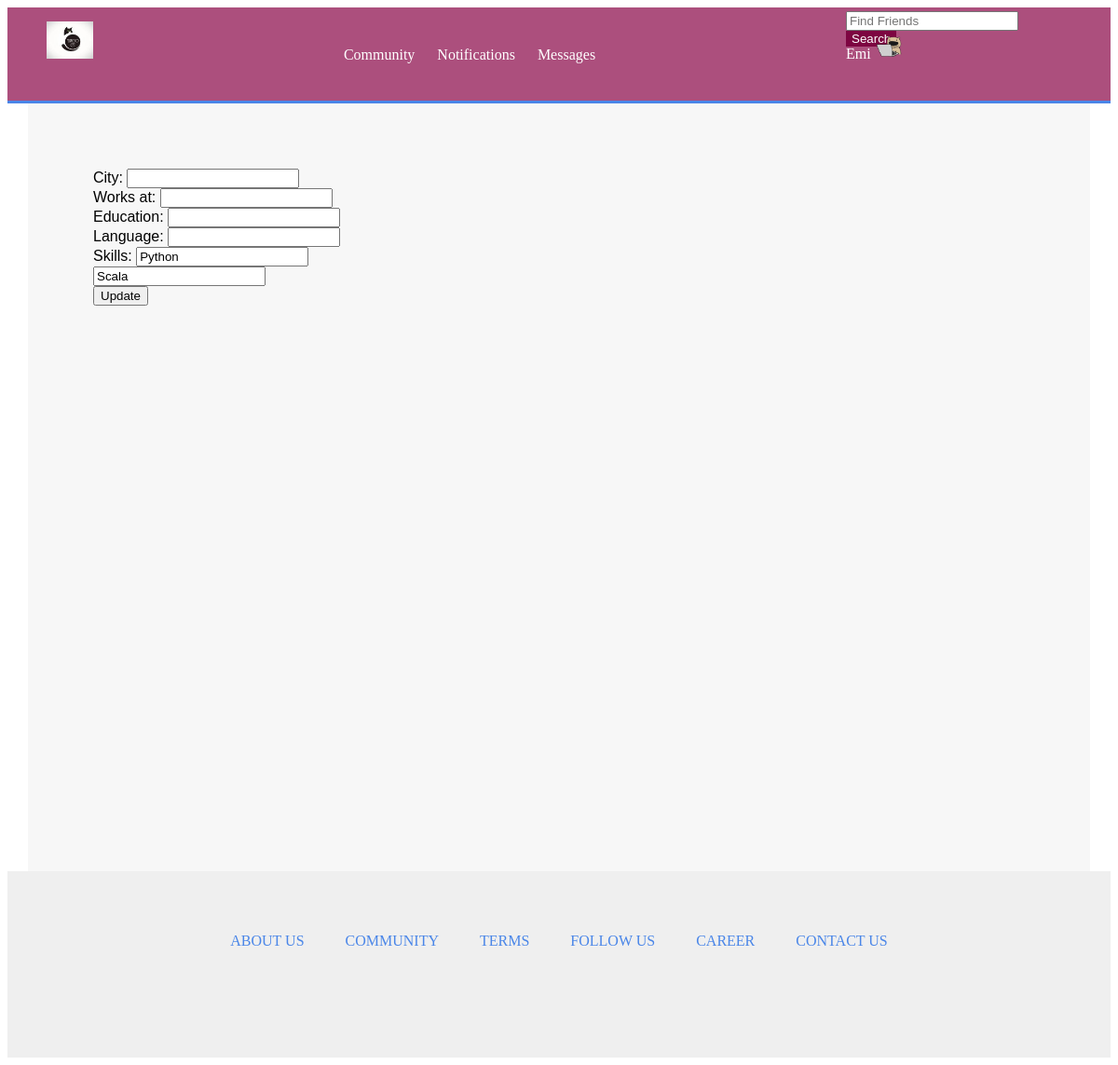
The page /week1/edit/personalinfomation/ (signed in) on the database as committed earlier.
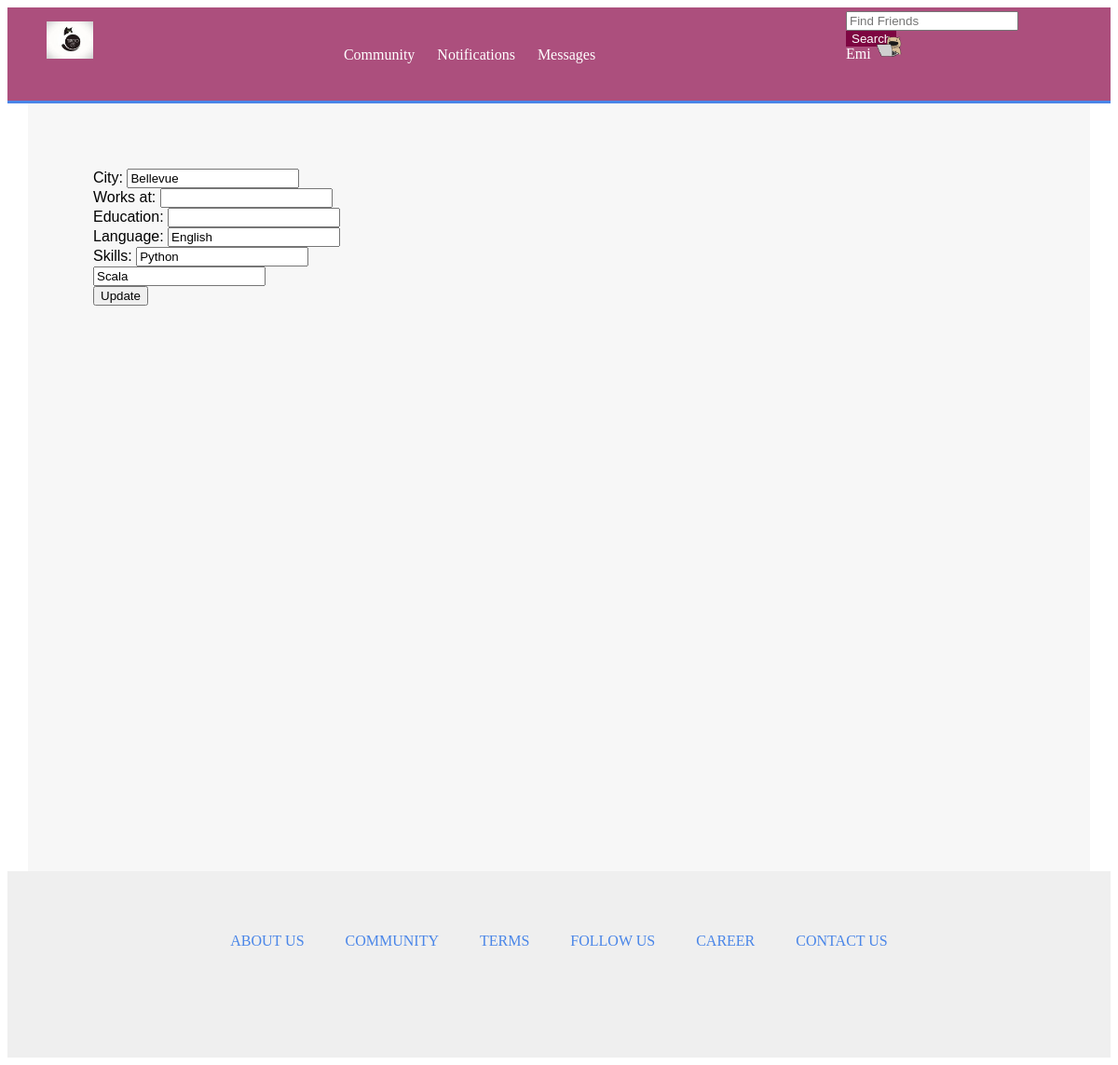
The same page on the database as committed later.
### week1/models.py (models this page shows)
class Profile(models.Model):
    user = models.ForeignKey(User)
    photo = models.ImageField(upload_to='photoimg/', null=True, blank=True)
    displayname = models.CharField(max_length=100, default='', blank=True)
    profession = models.CharField(max_length=200, default='', blank=False)
    worksAt = models.CharField(max_length=100, default='', blank=True)
    city = models.CharField(max_length=100, default='', blank=True)
    education = models.CharField(max_length=200, default='', blank=True)
    birthdate = models.DateTimeField(max_length=100, null=True, blank=True)
    language = models.CharField(max_length=100, default='', blank=True)
    describe = models.CharField(max_length=500, default='', blank=True)
    skill1 = models.CharField(max_length=200, default='', blank=True)
    skill2 = models.CharField(max_length=200, default='', blank=True)
    skill3 = models.CharField(max_length=200, default='', blank=True)
    skill4 = models.CharField(max_length=200, default='', blank=True)
    skill5 = models.CharField(max_length=200, default='', blank=True)
    skill6 = models.CharField(max_length=200, default='', blank=True)
    skill7 = models.CharField(max_length=200, default='', blank=True)
    skill8 = models.CharField(max_length=200, default='', blank=True)
    skill9 = models.CharField(max_length=200, default='', blank=True)
    skill10 = models.CharField(max_length=200,default='', blank=True)
    showcase1 = models.ImageField(upload_to='photoimg/', null=True, blank=True)
    describe1 = models.CharField(max_length=200, default='', blank=True)
    funaboutyou = models.CharField(max_length=200, default='', blank=True)
    fQuote = models.CharField(max_length=200, default='', blank=True)
    fFilm = models.CharField(max_length=200, default='', blank=True)
    fTV = models.CharField(max_length=200, default='', blank=True)
    fYoutube = models.CharField(max_length=200, default='', blank=True)
    fBook = models.CharField(max_length=200, default='', blank=True)
    bookNow = models.CharField(max_length=200, default='', blank=True)
    filmNow = models.CharField(max_length=200, default='', blank=True)
    TVNow = models.CharField(max_length=200, default='', blank=True)
    hobby = models.CharField(max_length=200, default='', blank=True)
    cities = models.CharField(max_length=200, default='', blank=True)

### week1/views.py (the view)
@csrf_protect
@login_required
def home_edit_personalinfo(request):
    currentuser = User.objects.get(id=request.user.id, username=request.user.username)
    num_result = Profile.objects.filter(user=currentuser).count()
    if request.method == "POST":
        form = PersonalInfo(request.POST)
        if form.is_valid():
            city = form.cleaned_data["city"]
            worksAt = form.cleaned_data["worksAt"]
            education = form.cleaned_data["education"]
            language = form.cleaned_data["language"]
            skill1 = form.cleaned_data["skill1"]
            skill2 = form.cleaned_data["skill2"]
            if num_result == 0:
                p = Profile.objects.create(user=currentuser, worksAt=worksAt, city=city, education=education, language=language, skill1=skill1, skill2=skill2)
                p.save()
            else:
                p = Profile.objects.get(user=currentuser)
                p.worksAt = worksAt
                p.city = city
                p.education = education
                p.language = language
                p.skill1 = skill1
                p.skill2 = skill2
                p.save()
            profile = Profile.objects.get(user=currentuser)
            return HttpResponseRedirect('/week1/home/')
    else:
        form = PersonalInfo()
        if num_result == 0:
            p = Profile.objects.create(user=currentuser)
            p.save()
    usersprofile = Profile.objects.get(user=currentuser)
    return render(request, 'week1/homeedit_personalinfo.html', {'profile':usersprofile, 'form':form})

### week1/forms.py
class PersonalInfo(forms.Form):
    city = forms.CharField(max_length=100, required=False)
    worksAt = forms.CharField(max_length=100, required=False, label=_("Work At"))
    education = forms.CharField(max_length=100, required=False)
    language = forms.CharField(max_length=100, required=False)
    skill1 = forms.CharField(max_length=200, required=False)
    skill2 = forms.CharField(max_length=200, required=False)

### week1/templates/week1/homeedit_personalinfo.html (shortened to what this page needs)
{% extends 'week1/basehome.html'%}
{% block content %}
<div id="home-edit">
    <form action="" class="" method="POST" enctype="multipart/form-data">{% csrf_token %}
        City: <input type='text' name='city' value='{{ profile.city }}'><br/>
        Works at: <input type='text' name='worksAt' value='{{ profile.worksAt }}'><br/>
        Education: <input type='text' name='education' value='{{ profile.education }}'><br/>
        Language: <input type='text' name='language' value='{{ profile.language }}'><br/>
        Skills: <input type='text' name='skill1' value='{{ profile.skill1 }}'><br/>
                <input type='text' name='skill2' value='{{ profile.skill2 }}'><br/>
        <input type="submit" value="Update" align="center" />
    </form>
</div>
{% endblock %}

### week1/templates/week1/basehome.html (shortened to what this page needs)
{% load staticfiles %}
<html>
<head>
</head>
<body>
<link rel='stylesheet' type='text/css' href="{% static 'week1/style.css' %}">
<div id="header-wrapper">
    <div id='header'>
           <div id="logo">
              <img src="{% static 'week1/templogo.jpeg'%}" width="50px">
           </div>
	   <div id='header-menus'>
	      <a href="{% url 'week1:community' %}">Community</a>
	      <a href="{% url 'week1:notification' %}">Notifications</a>
	      <a href="{% url 'week1:messages' %}">Messages</a>
	   </div>
	   <div id='header-right'>
		<div id='header-top'>
		     <form method="GET" action="" >
		     <input type="text" id="searchBox" name='search_query' placeholder="Find Friends">
		     <input type="submit" class="btn" value="Search" >
		     </form>
		</div>
		<div id='header-down'>
			{% if profile.photo %}
			<a href="{% url 'week1:home' %}">{{user.first_name}}</a>
			<img src="{{ profile.photo.url }}">
			{% else %}
			<a href="{% url 'week1:home' %}">{{user.first_name}}</a>
			<img src="{% static 'images/profileimage.png'%}">
			{% endif %}
		</div>
	   </div>
    </div>
</div>
<div id="body-home">
{% block content %}
{% endblock %}
</div>
<div id='footer-wrapper'>
    <div id='footer'>
	 <a href="{% url 'week1:about' %}">ABOUT US</a>
	 <a href="{% url 'week1:about' %}">COMMUNITY</a>
	 <a href="{% url 'week1:about' %}">TERMS</a>
	 <a href="{% url 'week1:about' %}">FOLLOW US</a>
	 <a href="{% url 'week1:about' %}">CAREER</a>
	 <a href="{% url 'week1:about' %}">CONTACT US</a>
    </div>
</div>
</body>
</html>

### week1/static/week1/style.css (style rules this page uses)
#header-wrapper { padding; 50px 0 50px; width: 100%; background-color: #AC4F7D; border-bottom: 3px solid #4a86e8; }
#header { height: 100px; width: 1100px; margin: 0 auto; color: white; }
#header a { text-decoration: none; color: white; }
#header #logo { display: inline-block; width: 50px; line-height: 100px; }
#header #logo img { top:30; left:30; }
#header #header-menus { display: inline-block; width: 800px; line-height: 100px; text-align:center; }
#header #header-right { display: inline-block; width: 200px; padding-right: 20px; }
#header #header-right #header-top { height:15px; vertical-align: top; margin-bottom: 10px; }
#header #header-right #header-down { height:15px; vertical-align: bottom; }
#header #header-right img { top:40; width: 30px; }
#header #header-right input[type=submit] { color: white; background-color:#7D0541; border:0px; }
#header #header-menus a { text-decoration: none; vertical-align: middle; color: white; padding: 0 10px; }
#footer-wrapper { width: 100%; background-color: #efefef; }
#footer { height: 200px; line-height: 150px; width: 1100px; margin: 0 auto; text-align: center; }
#footer a { text-decoration: none; color: #4a86e8; padding: 20px; }
#home-edit { padding: 50px; }
#body-home { width: 1100px; margin: 0 auto; min-height: 100%; padding: 20px; font-family: sans-serif; background-color: #f7f7f7; }

Rows that differ between the two databases and show on the page:
changed Profile "Python": city (not shown) → "Bellevue"; language (not shown) → "English"
